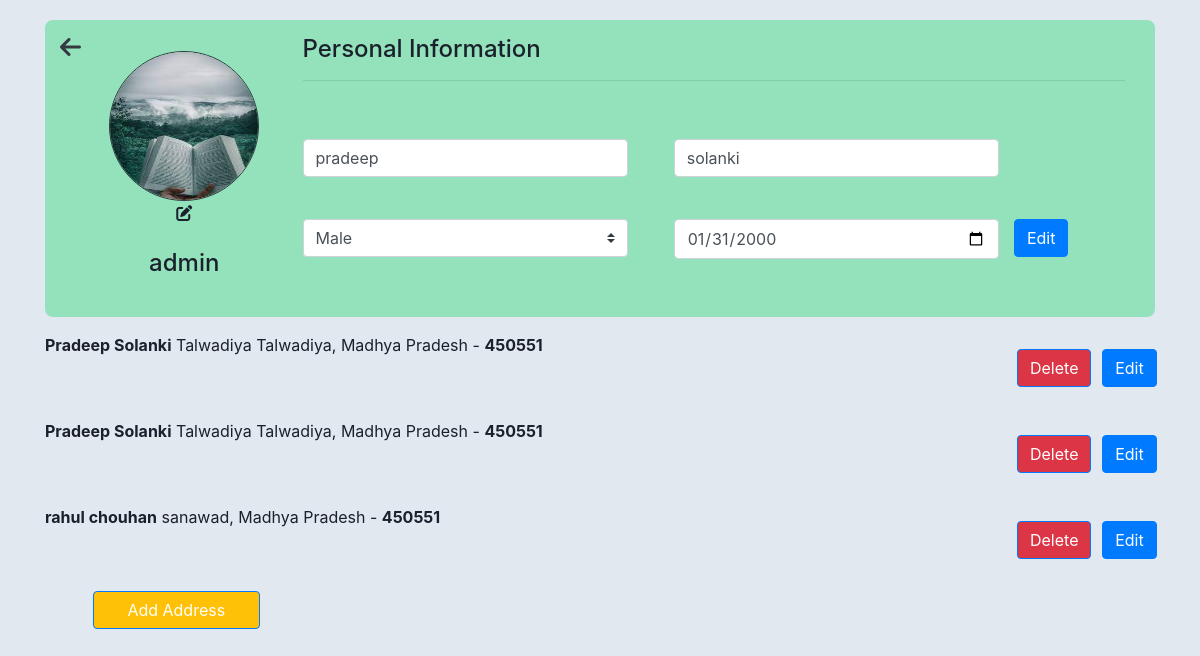
/profile/ (signed in), run on the app's committed database.
### myapp/models.py (models this page shows, shortened)
class User_More_Detail(models.Model):
    GENDER = [
        ('M','Male'),
        ('F','Female'),
        ('O','Other'),
    ]
    user = models.ForeignKey(User,on_delete=models.CASCADE,related_name='normal_user')
    first_name = models.CharField(max_length=255)
    last_name = models.CharField(max_length=255)
    image = models.ImageField(upload_to='images/')
    gender = models.CharField(max_length=10,choices=GENDER)
    date_of_birth = models.DateField()

class Address(models.Model):
    user = models.ForeignKey(User,on_delete=models.CASCADE,related_name='address_user')
    name = models.CharField(max_length=255)
    phone_number = PhoneNumberField()
    address1 = models.TextField()
    pin_code = models.PositiveIntegerField()
    city = models.CharField(max_length=255)
    state = models.CharField(max_length=50,default='')
    country = models.CharField(max_length=50,default='')
    latitude = models.DecimalField(max_digits=9,decimal_places=6,null=True,blank=True)
    longitute = models.DecimalField(max_digits=9,decimal_places=6,null=True,blank=True)
    create_date = models.DateTimeField(auto_now_add=True)
    update_date = models.DateTimeField(auto_now=True)

### myapp/views.py (the view, shortened to what this page needs)
# urls.py: path('profile/',views.ProfileView.as_view(),name='profile'),
class ProfileView(View):
    def get(self,request):
        if request.user.is_authenticated:
            address = Address.objects.filter(user=request.user).order_by('-id')
            user = request.user
            user_data = User_More_Detail.objects.filter(user=request.user).first()
            context = {
                        'user':user,
                        'address':address,
                        'user_data' : user_data
                        }
            return render(request, 'user/profile.html',context)
        return redirect('login')

### myapp/templates/user/profile.html (shortened to what this page needs)
<!DOCTYPE html>
<html lang="en">
<head>
    <link rel="stylesheet" href="https://cdn.jsdelivr.net/npm/bootstrap@4.0.0/dist/css/bootstrap.min.css"
>
    <link rel="stylesheet" href="https://cdnjs.cloudflare.com/ajax/libs/font-awesome/6.0.0/css/all.min.css">
</head>
<body>
    <div class="container">
        <div class="main-body d-flex " id="for-color" style="border-radius: .5rem; ">
           <a href="/" class="text-dark"><i style='font-size:24px' class='fas'>&#xf060;</i></a>
            <form action="/profile/" method="post" enctype="multipart/form-data">
                <div class="d-flex ">
                    <div class="card-body ">
                        <div class="d-flex flex-column align-items-center text-center ">
                            {% if user_data %}
                            <img src="../../..{{user_data.image.url}}" alt="Admin"
                                class="img-fluid rounded-circle border border-dark border-3" width="150" style="height: 150px;">
                            {% else %}
                            <img src="https://bootdey.com/img/Content/avatar/avatar7.png" alt="Admin"
                                class="img-fluid rounded-circle border border-dark border-3" width="150">
                            {% endif %}
                            <label for="file"><i class="fa-solid fa-pen-to-square"></i><input type="file" id="file"
                                    accept="image/gif,image/jpeg,image/jpg,image/png"></label>
                            <div class="mt-3">
                                <h4>{{user.username}}</h4>
                            </div>
                        </div>
                    </div>
                    <div class="row col-md-10">
                        <div class="col-md-12">
                            <h4>Personal Information </h4>
                            <hr>
                        </div>
                        <div class="col col-md-5  ">
                            <div class="form-outline">
                                <input type="text" name="first-name" id="form3Example1" value="{{user_data.first_name}}"
                                    class="form-control" placeholder="First name" required />
                            </div>
                        </div>
                        <div class="col col-md-5 ml-3">
                            <div class="form-outline">
                                <input type="text" name="last-name" id="form2Example2" value="{{user_data.last_name}}"
                                    class="form-control" placeholder="Last name" required />
                            </div>
                        </div>
                        <div class="col col-md-5">
                            <div class="form-outline">
                                <select class="browser-default custom-select" id="gender" value="{{user_data.gender}}"
                                    name="gender"  required>
                                    <option value="M" {% if user_data.gender == 'M'  %} selected {% endif %} >Male</option>
                                </select>
                            </div>
                        </div>
                        <div class="col col-md-5 ml-3">
                            <div class="form-outline">
                                <input type="date" class="form-control" id="dob"
                                    placeholder="Enter a date in this format YYYY-MM-DD "
                                    value="{{user_data.date_of_birth|date:'Y-m-d'}}" name="dob" required>
                            </div>
                        </div>
                        <div>
                            {% if user_data %}
                            <button type="submit" class="btn btn-primary ">Edit</button>
                            {% else %}
                            <button type="submit" class="btn btn-primary ">Submit</button>
                            {% endif %}
                        </div>
                    </div>
                </div>
            </form>
        </div>
        {% for data in address %}
        <div class="address  ">
            <div class=" d-flex justify-content-between my-3">
                <p> <strong>{{data.name}}</strong> {{data.address1}}, {{data.state}} -
                    <strong>{{data.pin_code}}</strong>
                </p>
                <div class="row my-3 ">
                    <div class=" border-secondary mr-4 " style="width: 40%; ">
                        <a href="/delete_address/?address_id={{data.id}}"
                            class="btn bg-danger  btn-primary   ">Delete</a>
                    </div>
                    <div class=" border-secondary  " style="width: 25%; ">
                        <button id="{{data.id}}" class="btn bg-primary btn-primary  change "
                            type="button" data-toggle="collapse" data-target="#shipping-address{{data.id}}"
                            onClick="collapse({{data.id}})">Edit</button>
                    </div>
                </div>
            </div>
        </div>
        {% endfor %}
        <div class=" border-secondary  ml-5 " style="width: 15%; ">
            <button id="{{data.id}}" class="btn bg-warning btn-block btn-primary  my-3 change " type="button"
                data-toggle="collapse" data-target="#shipping-address{{data.id}}">Add Address</button>
        </div>
</body>
</html>

### myapp/templates/user/profile.html (style rules this page uses)
body { margin-top: 20px; color: #1a202c; text-align: left; background-color: #e2e8f0; }
.main-body { padding: 15px; }
.card-body { flex: 1 1 auto; min-height: 1px; padding: 1rem; }
.mb-3, .my-3 { margin-bottom: 1rem !important; }
#for-color { background-color: #93e2bb !important; }

### data on the page
User_More_Detail: image (picture), first-name "pradeep", last-name "solanki", gender "Male", dob "01/31/2000"
Address: name "Pradeep Solanki", address1 "Talwadiya Talwadiya", state "Madhya Pradesh", pin_code "450551"
Address: name "Pradeep Solanki", address1 "Talwadiya Talwadiya", state "Madhya Pradesh", pin_code "450551"
Address: name "rahul chouhan", address1 "sanawad", state "Madhya Pradesh", pin_code "450551"

### other printed values
{{ user.username }} "admin"
